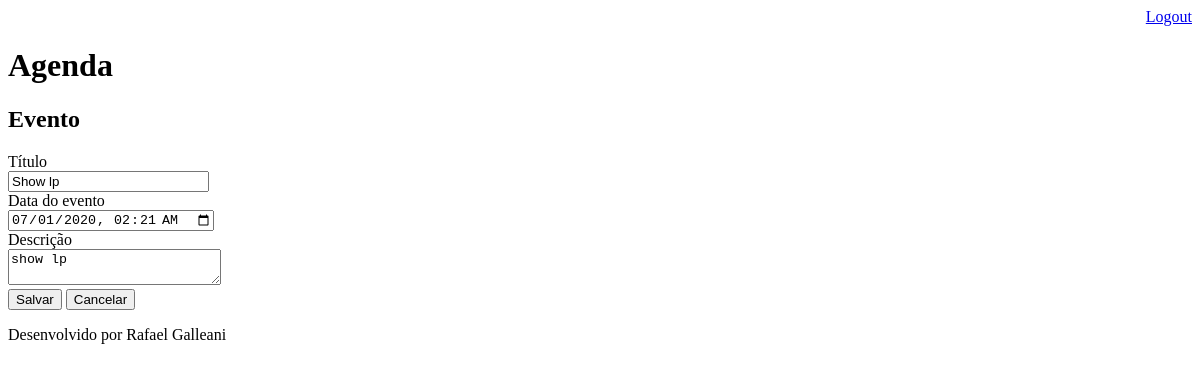
The page /agenda/evento/?id=5 (signed in) on the database as committed earlier.
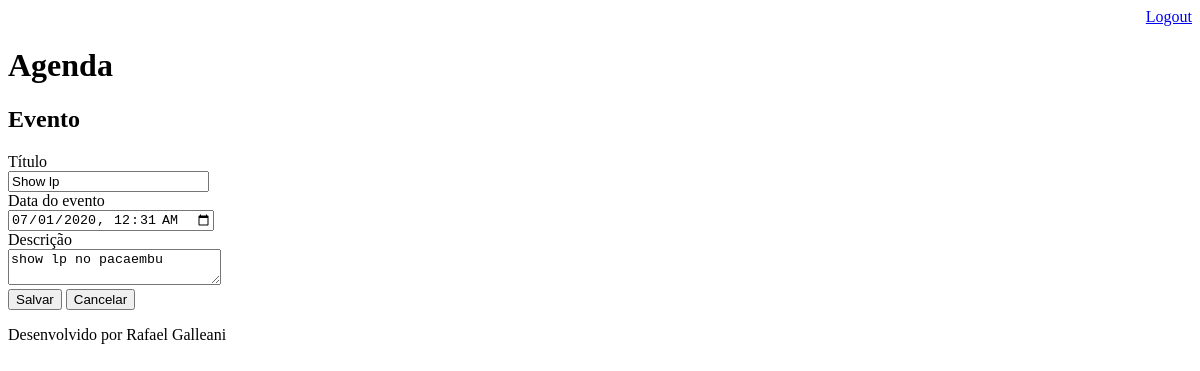
The same page on the database as committed later.
### core/models.py (models this page shows, shortened)
class Evento(models.Model):
    titulo = models.CharField(max_length = 100)
    descricao = models.TextField(blank = True, null = True)
    data_evento = models.DateTimeField(verbose_name = 'Data do Evento') #verbose modifica o nome apresentado na coluna na tabela
    data_criacao = models.DateTimeField(auto_now = True, verbose_name = 'Data de criação')
    usuario = models.ForeignKey( User, on_delete = models.CASCADE ) # on_delete obriga a tabela a apagar todos registroso do usuario ao ser deletado
    class Meta:
        db_table = 'evento'
    def get_data_input_evento(self):
        return self.data_evento.strftime('%Y-%m-%dT%H:%M')

### core/views.py (the view)
# urls.py: path( 'agenda/evento/', views.evento ),
@login_required( login_url = '/login/' )
def evento( request ):
    id_evento = request.GET.get( 'id' )
    dados = {}
    if id_evento:
        dados[ 'evento' ] = Evento.objects.get( id = id_evento )
    return render( request, 'evento.html', dados )

### templates/evento.html (shortened to what this page needs)
{% extends "model-page.html" %}
{% block content %}
    <h2>Evento</h2>
    <form action="submit" method="POST">{% csrf_token %}
        <label>Título</label>
        <br>
        <input type="text" name="titulo" size="22" value="{{ evento.titulo }}">
        <br>
        <label>Data do evento</label>
        <br>
        <input type="datetime-local" name="data_evento" value="{{ evento.get_data_input_evento }}">
        <br>
        <label>Descrição</label>
        <br>
        <textarea name="descricao" rows="2" cols="24">{{ evento.descricao }}</textarea>
        <br>
        <button type="submit">Salvar</button>
        <a href="/">
            <button type="button">Cancelar</button>
        </a>
    </form>
{% endblock %}

Rows that differ between the two databases and show on the page:
changed Evento "Show lp": data_evento "07/01/2020 02:21" → "07/01/2020 00:31"; descricao "show lp" → "show lp no pacaembu"
